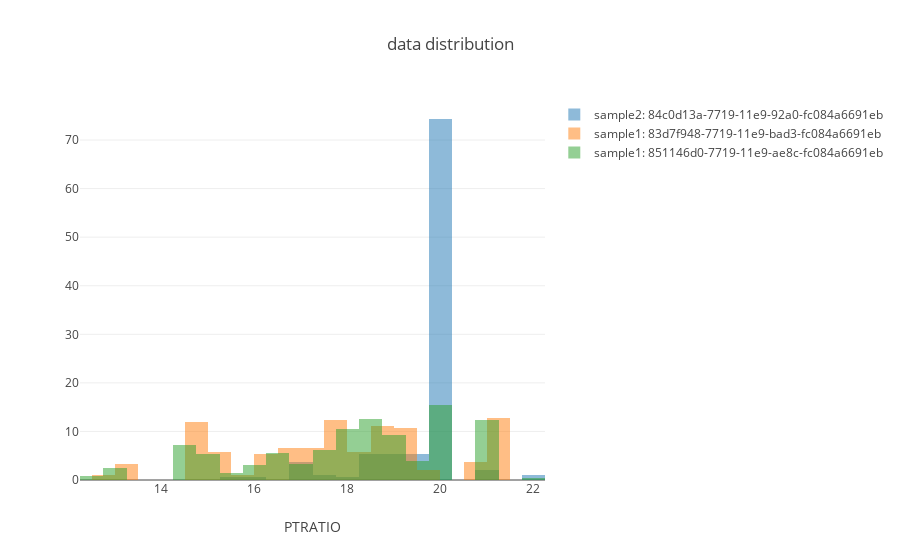

Here is the notebook cell this chart was saved with:
### Markdown cell above
### Plot data

### Code cell
plot.histogram_data(ml_repo, {ml_repo.tree.test_data.sample2() :['last'], ml_repo.tree.training_data.sample1(): ['first','last']}, x_coordinate = 'PTRATIO') #, y_coordinate='MEDV')

### Figure 1 — Plotly figure (JSON) as saved in the notebook; plotly's stock layout.template omitted (floating-point values rounded to 4 significant figures; data arrays with more than 128 entries replaced by an {"elided": "..."} marker saying what was removed)
{"data": [{"histnorm": "percent", "name": "sample2: 84c0d13a-7719-11e9-92a0-fc084a6691eb", "opacity": 0.5, "text": "", "type": "histogram", "uid": "664a4b78-7265-4cd9-8792-8d948a0b9289", "x": {"elided": "187 float values"}}, {"histnorm": "percent", "name": "sample1: 83d7f948-7719-11e9-bad3-fc084a6691eb", "opacity": 0.5, "text": "", "type": "histogram", "uid": "d11b03ef-0eb1-41f9-a226-f0303d04ecc6", "x": {"elided": "299 float values"}}, {"histnorm": "percent", "name": "sample1: 851146d0-7719-11e9-ae8c-fc084a6691eb", "opacity": 0.5, "text": "", "type": "histogram", "uid": "a1381846-fad7-43e0-a6ce-b1699b05697c", "x": {"elided": "399 float values"}}], "layout": {"barmode": "overlay", "title": {"text": "data distribution"}, "xaxis": {"title": {"text": "PTRATIO"}}}}
